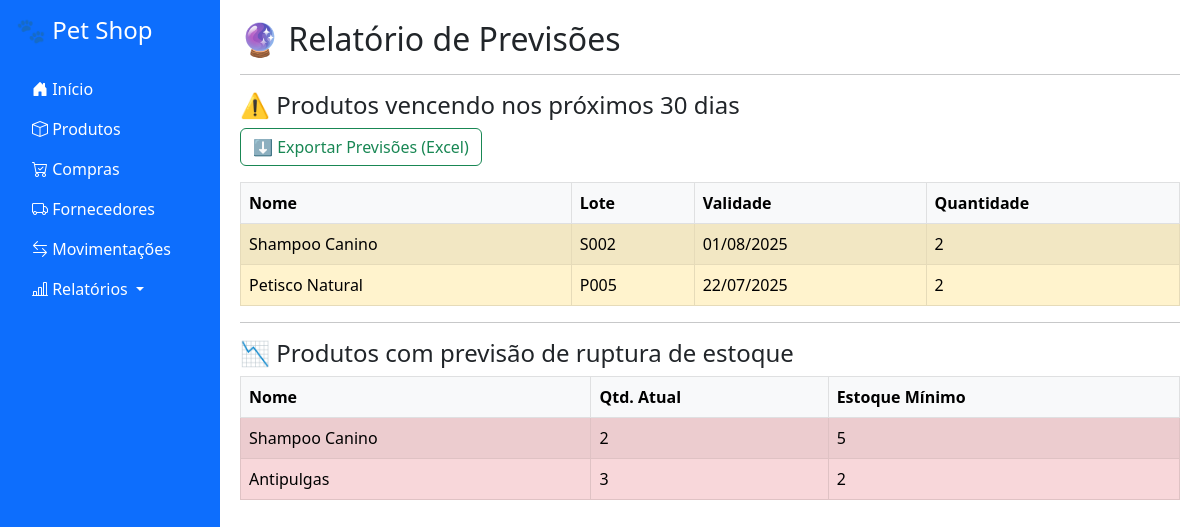
/relatorios/previsoes, run on the app's committed database.
### app/models.py (models this page shows)
class Produto(db.Model):
    id = db.Column(db.Integer, primary_key=True)
    nome = db.Column(db.String(100), nullable=False)
    lote = db.Column(db.String(50))
    validade = db.Column(db.Date)
    quantidade = db.Column(db.Integer, default=0)
    estoque_minimo = db.Column(db.Integer, default=10)
    estoque_maximo = db.Column(db.Integer, default=100)

### app/routes.py (the view)
@app.route("/relatorios/previsoes")
def relatorio_previsoes():
    hoje = date.today()
    limite_validade = hoje + timedelta(days=30)
    produtos_vencendo = Produto.query.filter(
        Produto.validade != None,
        Produto.validade <= limite_validade,
        Produto.validade >= hoje
    ).all()
    limite_data = hoje - timedelta(days=30)
    produtos_movimentados = (
        db.session.query(Produto.id, db.func.sum(Movimentacao.quantidade).label('total'))
        .join(Movimentacao)
        .filter(Movimentacao.data >= limite_data, Movimentacao.tipo == 'saida')
        .group_by(Produto.id)
        .having(db.func.sum(Movimentacao.quantidade) > 0)
        .all()
    )
    ids_previsao_ruptura = [pid for pid, total in produtos_movimentados]
    produtos_em_alerta = Produto.query.filter(
        Produto.id.in_(ids_previsao_ruptura),
        Produto.quantidade <= Produto.estoque_minimo + 3  # margem
    ).all()
    return render_template(
        "relatorio_previsoes.html",
        produtos_vencendo=produtos_vencendo,
        produtos_em_alerta=produtos_em_alerta
    )

### app/templates/relatorio_previsoes.html
{% extends 'base.html' %}
{% block content %}
<h2>🔮 Relatório de Previsões</h2>
<hr>
<h4>⚠️ Produtos vencendo nos próximos 30 dias</h4>
{% if produtos_vencendo %}
<a href="{{ url_for('exportar_previsoes') }}" class="btn btn-outline-success mb-3">
    ⬇️ Exportar Previsões (Excel)
</a>
<table class="table table-bordered table-striped">
    <thead class="table-light">
        <tr>
            <th>Nome</th>
            <th>Lote</th>
            <th>Validade</th>
            <th>Quantidade</th>
        </tr>
    </thead>
    <tbody>
        {% for p in produtos_vencendo %}
        <tr class="table-warning">
            <td>{{ p.nome }}</td>
            <td>{{ p.lote }}</td>
            <td>{{ p.validade.strftime('%d/%m/%Y') }}</td>
            <td>{{ p.quantidade }}</td>
        </tr>
        {% endfor %}
    </tbody>
</table>
{% else %}
<div class="alert alert-success">Nenhum produto com vencimento próximo.</div>
{% endif %}
<hr>
<h4>📉 Produtos com previsão de ruptura de estoque</h4>
{% if produtos_em_alerta %}
<table class="table table-bordered table-striped">
    <thead class="table-light">
        <tr>
            <th>Nome</th>
            <th>Qtd. Atual</th>
            <th>Estoque Mínimo</th>
        </tr>
    </thead>
    <tbody>
        {% for p in produtos_em_alerta %}
        <tr class="table-danger">
            <td>{{ p.nome }}</td>
            <td>{{ p.quantidade }}</td>
            <td>{{ p.estoque_minimo }}</td>
        </tr>
        {% endfor %}
    </tbody>
</table>
{% else %}
<div class="alert alert-success">Nenhum produto com risco iminente de ruptura.</div>
{% endif %}
{% endblock %}

### app/templates/base.html (style rules this page uses)
body { display: flex; }

### data on the page
Produto: nome "Shampoo Canino", lote "S002", validade "01/08/2025", quantidade "2", estoque_minimo "5"
Produto: nome "Petisco Natural", lote "P005", validade "22/07/2025", quantidade "2"
Produto: nome "Antipulgas", quantidade "3", estoque_minimo "2"
